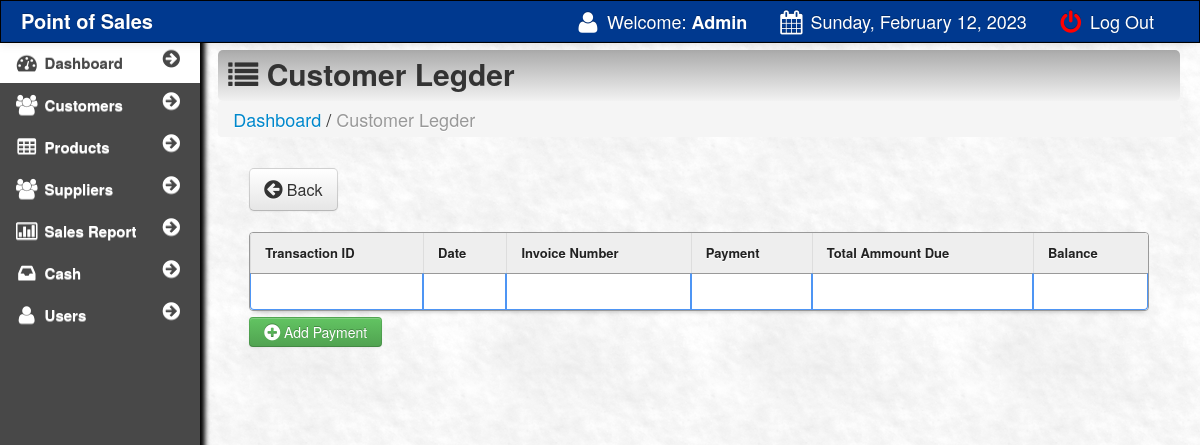
Page /main/customer_ledger.php?cname=RS-087233 (signed in) on the earlier database version.
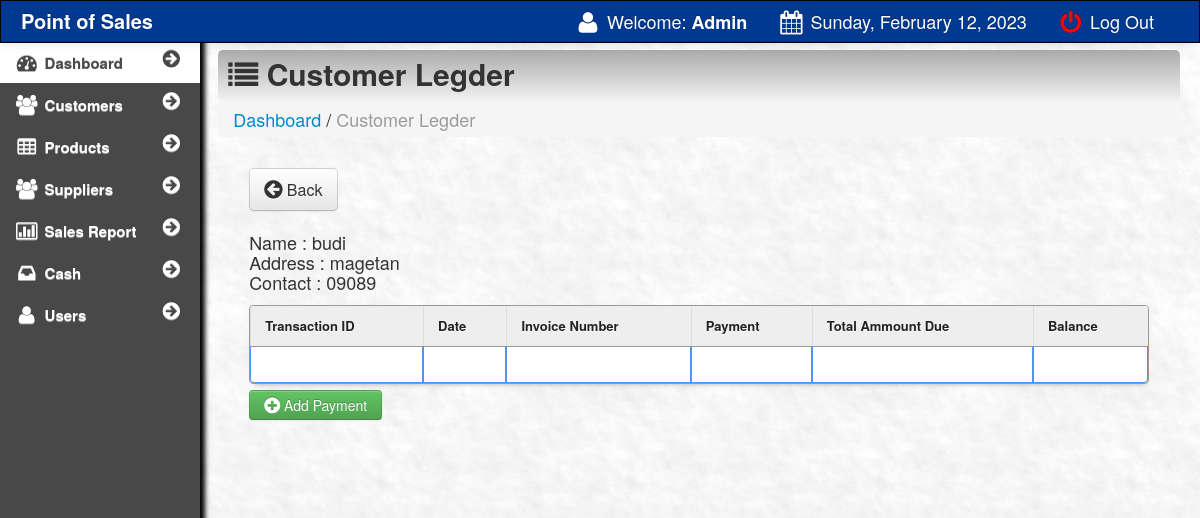
Same page on the later database version.
### tables this page shows
CREATE TABLE `customer` (
  `customer_id` int(11) NOT NULL,
  `customer_name` varchar(100) NOT NULL,
  `address` varchar(100) NOT NULL,
  `contact` varchar(100) NOT NULL,
  `membership_number` varchar(100) NOT NULL,
  `prod_name` varchar(550) NOT NULL,
  `expected_date` varchar(500) NOT NULL,
  `note` varchar(500) NOT NULL,
  `nama_toko` varchar(100) NOT NULL
);

### main/customer_ledger.php (the view, shortened to what this page needs)
<html>
<head>
 <link href="css/bootstrap.css" rel="stylesheet">
    <link rel="stylesheet" type="text/css" href="css/DT_bootstrap.css">
  <link rel="stylesheet" href="css/font-awesome.min.css">
    <link href="css/bootstrap-responsive.css" rel="stylesheet">
<link href="../style.css" media="screen" rel="stylesheet" type="text/css" />
<link href="src/facebox.css" media="screen" rel="stylesheet" type="text/css" />
</head>
<body>
<?php include('navfixed.php');?>
	<div class="container-fluid">
      <div class="row-fluid">
	<div class="span2">
          <div class="well sidebar-nav">
            <ul class="nav nav-list">
              <li class="active"><a href="#"><i class="icon-dashboard icon-large"></i> Dashboard <div class="pull-right"><i class="icon-circle-arrow-right icon-large"></i></div></a></li>
              <li><a href="#"><i class="icon-group icon-large"></i> Customers <div class="pull-right"><i class="icon-circle-arrow-right icon-large"></i></div></a></li>
              <li><a href="#"><i class="icon-table icon-large"></i> Products <div class="pull-right"><i class="icon-circle-arrow-right icon-large"></i></div></a></li>
              <li><a href="#"><i class="icon-group icon-large"></i> Suppliers <div class="pull-right"><i class="icon-circle-arrow-right icon-large"></i></div></a></li>
              <li><a href="sales.php"><i class="icon-bar-chart icon-large"></i> Sales Report <div class="pull-right"><i class="icon-circle-arrow-right icon-large"></i></div></a></li>
              <li><a href="sales.php"><i class="icon-inbox icon-large"></i> Cash <div class="pull-right"><i class="icon-circle-arrow-right icon-large"></i></div></a></li>
			   <li><a href="user.php"><i class="icon-user icon-large"></i> Users <div class="pull-right"><i class="icon-circle-arrow-right icon-large"></i></div></a></li>
            </ul>
          </div>
        </div>
	<div class="span10">
	<div class="contentheader">
			<i class="icon-list"></i> Customer Legder
			</div>
			<ul class="breadcrumb">
			<li><a href="index.php">Dashboard</a></li> /
			<li class="active">Customer Legder</li>
			</ul>
<div id="maintable">
<div style="margin-top: -19px; margin-bottom: 21px;">
<a  href="index.php"><button class="btn btn-default btn-large" style="float: none;"><i class="icon icon-circle-arrow-left icon-large"></i> Back</button></a>
</div>
<?php
include('../connect.php');
$tftft=$_GET['cname'];
$resulta = $db->prepare("SELECT * FROM sales WHERE invoice_number= :a");
$resulta->bindParam(':a', $tftft);
$resulta->execute();
for($i=0; $rowa = $resulta->fetch(); $i++){
$name=$rowa['name'];
}
$resultas = $db->prepare("SELECT * FROM customer WHERE customer_name= :b");
$resultas->bindParam(':b', $name);
$resultas->execute();
for($i=0; $rowas = $resultas->fetch(); $i++){
echo 'Name : '.$rowas['customer_name'].'<br>';
echo 'Address : '.$rowas['address'].'<br>';
echo 'Contact : '.$rowas['contact'].'<br>';
}
?>
<table class="table table-bordered" id="resultTable" data-responsive="table" style="text-align: left;">
	<thead>
		<tr>
			<th> Transaction ID </th>
			<th> Date </th>
			<th> Invoice Number </th>
			<th> Payment </th>
			<th> Total Ammount Due </th>
			<th> Balance </th>
		</tr>
	</thead>
	<tbody>
			<tr class="record">
			<td>&nbsp;</td>
			<td>&nbsp;</td>
			<td>&nbsp;</td>
			<td>&nbsp;</td>
			<td><strong><?php echo $rowa['amount']; ?></strong></td>
			<td>&nbsp;</td>
			</tr>
	</tbody>
</table>
<a rel="facebox" href="addledger.php?invoice=<?php echo $_GET['cname']; ?>&amount=<?php echo $rowa['amount']; ?>" style="margin-top: 10px;"><button class="btn btn-success"><i class="icon-plus-sign icon-large"></i> Add Payment</button></a><br><br>
</div>
</body>
<?php include('footer.php');?>
</html>

Differences in the rows shown:
now on this page (row edited): customer: customer_name "budi", address "magetan", contact "09089"
